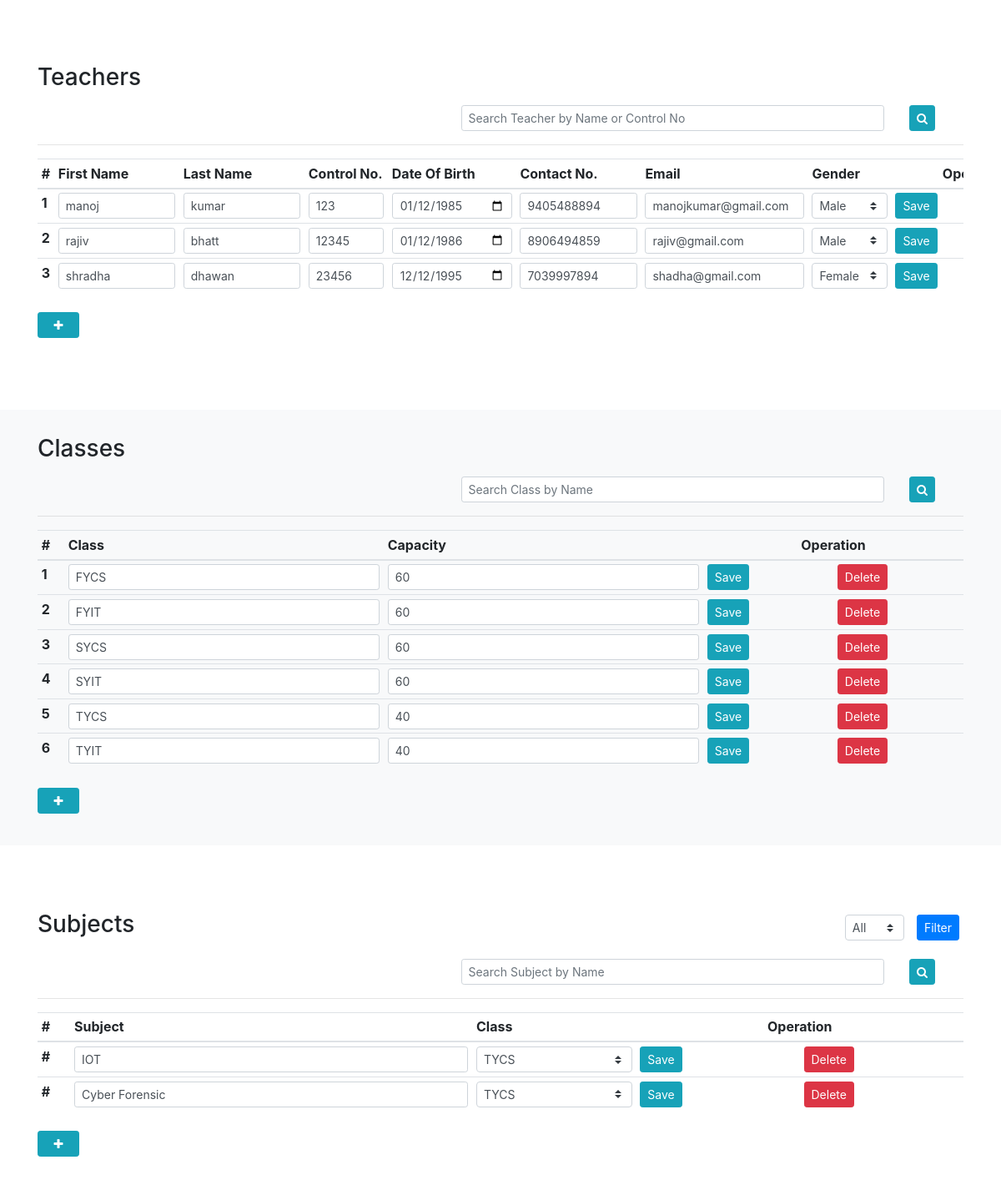
/adminportal/ (signed in, lower part), run on an earlier commit of the app's database.
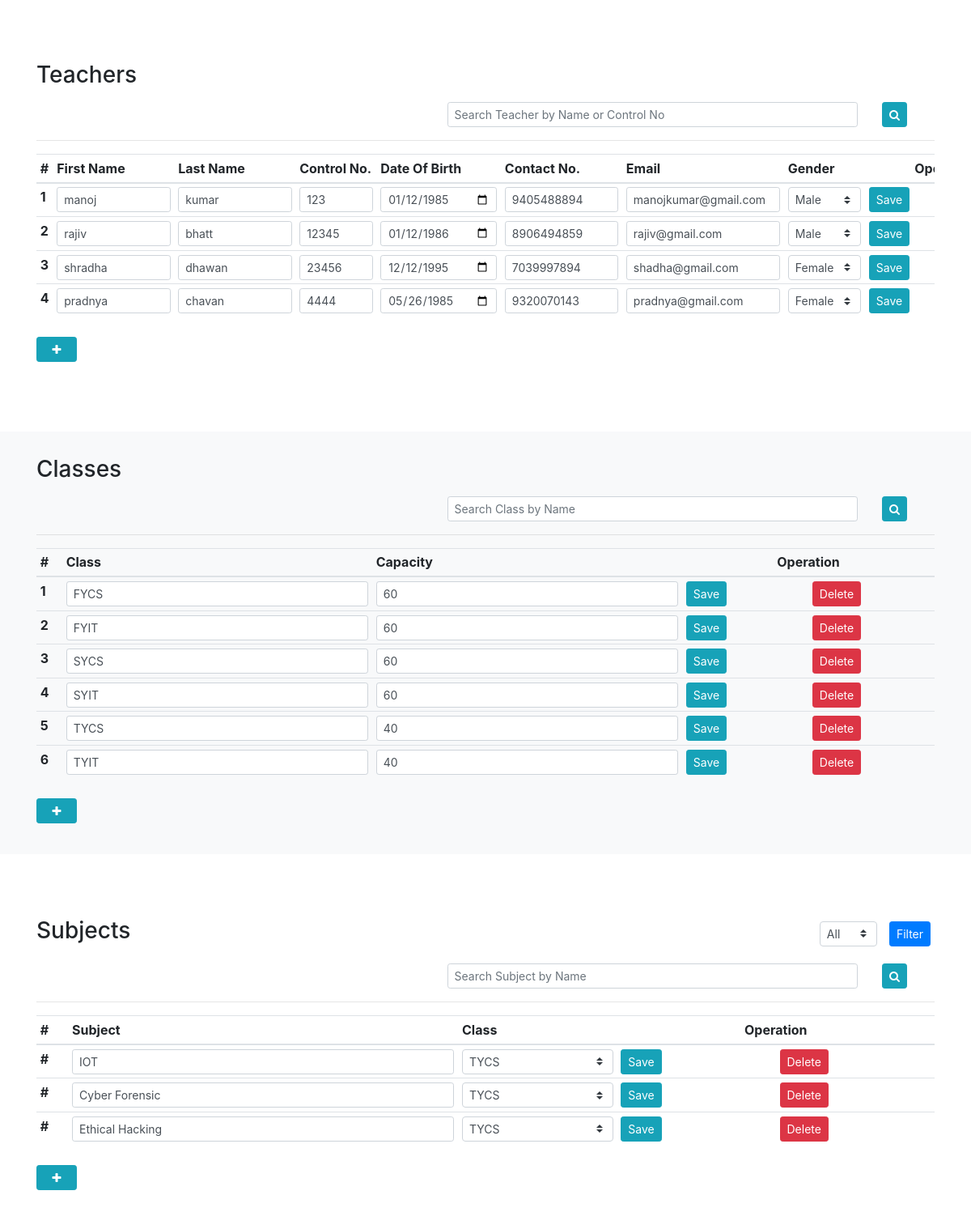
And on a later commit of the database.
### home/models.py (models this page shows, shortened)
class Teacher(models.Model):
  user = models.ForeignKey(User,on_delete=models.CASCADE)
  t_dob = models.DateField(null=True,blank=True)
  t_contact = models.IntegerField(null=True)
  t_gender = models.CharField(max_length=50,null=True)
  updated = models.BooleanField(null=True,default=True)

class Class(models.Model):
  class_name = models.CharField(max_length=50)
  strength = models.IntegerField()

class Subject(models.Model):
  class_name = models.ForeignKey(Class,on_delete=models.CASCADE)
  subject_name = models.CharField(max_length=50)

### adminportal/views.py (the view)
# urls.py: path('',views.adminIndex,name='adminportal'),
def adminIndex(request):
    if request.user.is_authenticated:
        if request.user.username == "T-502480" or request.user.is_superuser:
            students = Student.objects.all().order_by("s_class")
            teachers = Teacher.objects.all().order_by("user")
            classes = Class.objects.all().order_by("class_name")
            subjects = Subject.objects.all().order_by("class_name")
            if request.GET.get('filter-students') is not None and request.GET.get('filter-students')!="All":
                class_name = request.GET.get('filter-students')
                s_class = Class.objects.get(class_name=class_name)
                students = Student.objects.filter(s_class = s_class).order_by("user")
            if request.GET.get('filter-subjects') is not None and request.GET.get('filter-subjects') != "All":
                class_name = request.GET.get('filter-subjects')
                s_class = Class.objects.get(class_name=class_name)
                subjects = Subject.objects.filter(class_name=s_class).order_by("subject_name")
            if request.GET.get('search-student') is not None:
                querry = request.GET.get('search-student')
                users = User.objects.filter(
                    Q(first_name__icontains=querry) | Q(last_name__icontains=querry) | Q(username__icontains=querry)
                )
                students = Student.objects.filter(user__in=users)
            if request.GET.get('search-teacher') is not None:
                querry = request.GET.get('search-teacher')
                users = User.objects.filter(
                    Q(first_name__icontains=querry) | Q(last_name__icontains=querry) | Q(username__icontains=querry)
                )
                teachers = Teacher.objects.filter(user__in=users)
            if request.GET.get('search-class') is not None:
                querry = request.GET.get('search-class')
                classes = Class.objects.filter(
                    Q(class_name__icontains=querry) | Q(strength__icontains=querry)
                )
            if request.GET.get('search-subject') is not None:
                querry = request.GET.get('search-subject')
                subjects = Subject.objects.filter(subject_name__icontains=querry)
            params = {
                'students':students,
                'teachers':teachers,
                'classes' :classes,
                'subjects':subjects,
            }
            return render(request,'adminportal/index.html',params)
        else:
            return redirect("/adminportal/admin_login")
    else:
        return redirect("/adminportal/admin_login")

### home/context_processors.py (called while the page is built)
def notifications(request):
    if request.user.is_authenticated:
        if extras.has_group(request.user,'Student'):
            student = Student.objects.get(user=request.user)
            notifications = NotificationForStudent.objects.filter(notify_class=student.s_class).order_by("-date_filled")
            params = {
                'notifications' : notifications,
            }
        elif extras.has_group(request.user,'Teacher'):
            teacher = Teacher.objects.get(user=request.user)
            notifications = NotifiacationsForTeacher.objects.filter(teacher=teacher).order_by("-date_filled")
            params = {"notifications" : notifications}
        else:
            params = {}
    else:
        params = {}
    return params

### home/templatetags/extras.py (called while the page is built)
@register.filter(name='has_group')
def has_group(user, group_name):
    group = Group.objects.get(name=group_name)
    return True if group in user.groups.all() else False

### adminportal/templates/adminportal/index.html (shortened to what this page needs)
{% extends 'adminportal/adminbase.html' %}
{% block body %}
<section id="teachers" class="my-5">
    <div class="container">
        <h3>Teachers</h3>
        <form action="{% url 'adminportal' %}" method="get">
            <div class="row my-3">
                <div class="col-lg-11 col-md-11 col-sm-12">
                    <input type="text" class="form-control form-control-sm search-bar ml-auto" name="search-teacher"
                        placeholder="Search Teacher by Name or Control No">
                </div>
                <div class="col-lg-1 col-md-1 col-sm-12">
                    <button type="submit" class="btn btn-sm btn-info mr-auto search-btn"><i
                            class="fa fa-search"></i></button>
                </div>
            </div>
        </form>
        <hr>
        {% if teachers.count == 0 %}
        <h4 class="text-center">No Data Found</h4>
        {% else %}
        <div class="table-responsive">
            <table class="table table-hover table-sm">
                <thead>
                    <tr>
                        <th>#</th>
                        <th>First Name</th>
                        <th>Last Name</th>
                        <th>Control No.</th>
                        <th>Date Of Birth</th>
                        <th>Contact No.</th>
                        <th>Email</th>
                        <th>Gender</th>
                        <th colspan="2" class="text-center">Operation</th>
                    </tr>
                </thead>
                <tbody>
                    {% for teacher in teachers %}
                    <tr>
                        <form action="/adminportal/save_teacher/{{teacher.pk}}" method="post">
                            <th>{{forloop.counter}}</th>
                            <td style="min-width: 150px;"><input type="text" class="form-control form-control-sm"
                                    name="first-name" value="{{teacher.user.first_name}}"></td>
                            <td style="min-width: 150px;"><input type="text" class="form-control form-control-sm"
                                    name="last-name" value="{{teacher.user.last_name}}"></td>
                            <td><input type="text" class="form-control form-control-sm" name="control"
                                    value="{{teacher.user.username}}"></td>
                            <td style="min-width: 120px;"><input type="date" class="form-control form-control-sm"
                                    name="dob" value="{{teacher.t_dob|date:"Y-m-d"}}"></td>
                            <td style="min-width: 150px;"><input type="text" class="form-control form-control-sm"
                                    name="contact" value="{{teacher.t_contact}}"></td>
                            <td style="min-width: 200px;"><input type="text" class="form-control form-control-sm"
                                    name="email" value="{{teacher.user.email}}"></td>
                            <td><select name="gender{{teacher.pk}}" class="custom-select custom-select-sm"
                                    id="t-gender{{teacher.pk}}">
                                    <option {% if teacher.t_gender|lower == "male" %}selected{%endif%}>Male</option>
                                    <option {% if teacher.t_gender|lower == "female" %}selected{%endif%}>Female</option>
                                </select></td>
                            <td><input type="submit" class="btn btn-sm btn-info" value="Save"></td>
                        </form>
                    </tr>
                    {% endfor %}
                </tbody>
            </table>
        </div>
        <button class="btn btn-sm btn-info my-2" onclick="addTeacher()" style="width: 50px;"><i
                class="fa fa-plus"></i></button>
        {% endif %}
    </div>
</section>
<section id="classes" class="my-5 bg-light">
    <div class="container">
        <h3>Classes</h3>
        <form action="{% url 'adminportal' %}" method="get">
            <div class="row my-3">
                <div class="col-lg-11 col-md-11 col-sm-12">
                    <input type="text" class="form-control form-control-sm search-bar ml-auto" name="search-class"
                        placeholder="Search Class by Name">
                </div>
                <div class="col-lg-1 col-md-1 col-sm-12">
                    <button type="submit" class="btn btn-sm btn-info mr-auto search-btn"><i
                            class="fa fa-search"></i></button>
                </div>
            </div>
        </form>
        <hr>
        {% if classes.count == 0 %}
        <h4 class="text-center">No Data Found</h4>
        {% else %}
        <div class="table-responsive">
            <table class="table table-hover table-sm">
                <thead>
                    <tr>
                        <th>#</th>
                        <th>Class</th>
                        <th>Capacity</th>
                        <th colspan="2" class="text-center">Operation</th>
                    </tr>
                </thead>
                <tbody>
                    {% for class in classes %}
                    <tr>
                        <form action="/adminportal/save_class/{{class.pk}}" method="post">
                            <th>{{forloop.counter}}</th>
                            <td><input type="text" class="form-control form-control-sm" name="class-name"
                                    value="{{class.class_name}}"></td>
                            <td><input type="text" class="form-control form-control-sm" name="strength"
                                    value="{{class.strength}}"></td>
                            <td><input type="submit" class="btn btn-sm btn-info" value="Save"></td>
                            <td><a href="/adminportal/delete_class/{{class.pk}}"
                                    onclick="return confirm('Are YOu sure Want to delete {{class.class_name}}?');"
                                    class="btn btn-sm btn-danger">Delete</a></td>
                        </form>
                    </tr>
                    {% endfor %}
                </tbody>
            </table>
        </div>
        <button class="btn btn-sm btn-info my-2" onclick="addClass()" style="width: 50px;"><i
                class="fa fa-plus"></i></button>
        {% endif %}
    </div>
</section>
<section id="subjects" class="my-5">
    <div class="container">
        <div class="head d-flex justify-content-between align-items-center">
            <h3>Subjects</h3>
            <div class="filter">
                <form action="{% url 'adminportal' %}" method="get">
                    <div class="row">
                        <div class="col-6 py-0 pr-0">
                            <select name="filter-subjects" class="custom-select custom-select-sm w-100"
                                id="filter-subjects">
                                <option>All</option>
                            </select>
                        </div>
                        <div class="col-6 py-0">
                            <input type="submit" class="btn btn-sm btn-primary" value="Filter">
                        </div>
                    </div>
                </form>
            </div>
        </div>
        <form action="{% url 'adminportal' %}" method="get">
            <div class="row my-3">
                <div class="col-lg-11 col-md-11 col-sm-12">
                    <input type="text" class="form-control form-control-sm search-bar ml-auto" name="search-subject"
                        placeholder="Search Subject by Name">
                </div>
                <div class="col-lg-1 col-md-1 col-sm-12">
                    <button type="submit" class="btn btn-sm btn-info mr-auto search-btn"><i
                            class="fa fa-search"></i></button>
                </div>
            </div>
        </form>
        <hr>
        {% if subjects.count == 0 %}
        <h4 class="text-center">No Data Found</h4>
        {% else %}
        <div class="table-responsive">
            <table class="table table-hover table-sm">
                <thead>
                    <tr>
                        <th>#</th>
                        <th>Subject</th>
                        <th>Class</th>
                        <th colspan="2" class="text-center">Operation</th>
                    </tr>
                </thead>
                <tbody>
                    {% for subject in subjects %}
                    <tr>
                        <form action="/adminportal/save_subject/{{subject.pk}}" method="post">
                            <th>#</th>
                            <td><input type="text" class="form-control form-control-sm" name="subject-name"
                                    value="{{subject.subject_name}}"></td>
                            <td><select name="class{{subject.pk}}" class="custom-select custom-select-sm"
                                    id="class{{subject.pk}}">
                                    {% for class in classes %}
                                    <option {% if subject.class_name == class %}selected{% endif %}>{{class.class_name}}
                                    </option>
                                    {% endfor %}
                                </select></td>
                            <td><input type="submit" class="btn btn-sm btn-info" value="Save"></td>
                            <td><a href="/adminportal/delete_subject/{{subject.pk}}"
                                    onclick="return confirm('Are you sure want to delete {{subject.subject_name}}?');"
                                    class="btn btn-sm btn-danger">Delete</a></td>
                        </form>
                    </tr>
                    {% endfor %}
                </tbody>
            </table>
        </div>
        <button class="btn btn-sm btn-info my-2" onclick="addSubject()" style="width: 50px;"><i
                class="fa fa-plus"></i></button>
        {% endif %}
    </div>
</section>
{% endblock body %}

### adminportal/templates/adminportal/adminbase.html (shortened to what this page needs)
<!DOCTYPE html>
<html lang="en">
<head>
  <link rel="stylesheet" href="https://stackpath.bootstrapcdn.com/bootstrap/4.4.1/css/bootstrap.min.css"
>
  <link rel="stylesheet" href="https://cdnjs.cloudflare.com/ajax/libs/font-awesome/4.7.0/css/font-awesome.min.css">
  <link href="https://cdn.jsdelivr.net/npm/summernote@0.8.18/dist/summernote-lite.min.css" rel="stylesheet">
</head>
<body>
  {% block body %}
  {% endblock body %}
</body>
</html>

### adminportal/templates/adminportal/index.html (style rules this page uses)
.search-bar { width: 50%; }
section { padding: 30px 0; }

What changed in the data, as far as the page shows it:
added Teacher: first-name "pradnya", last-name "chavan", control "4444", dob "05/26/1985", contact "9320070143", email "pradnya@gmail.com", t_gender+id "Female"
added Subject: subject-name "Ethical Hacking", class_name+id "TYCS"
